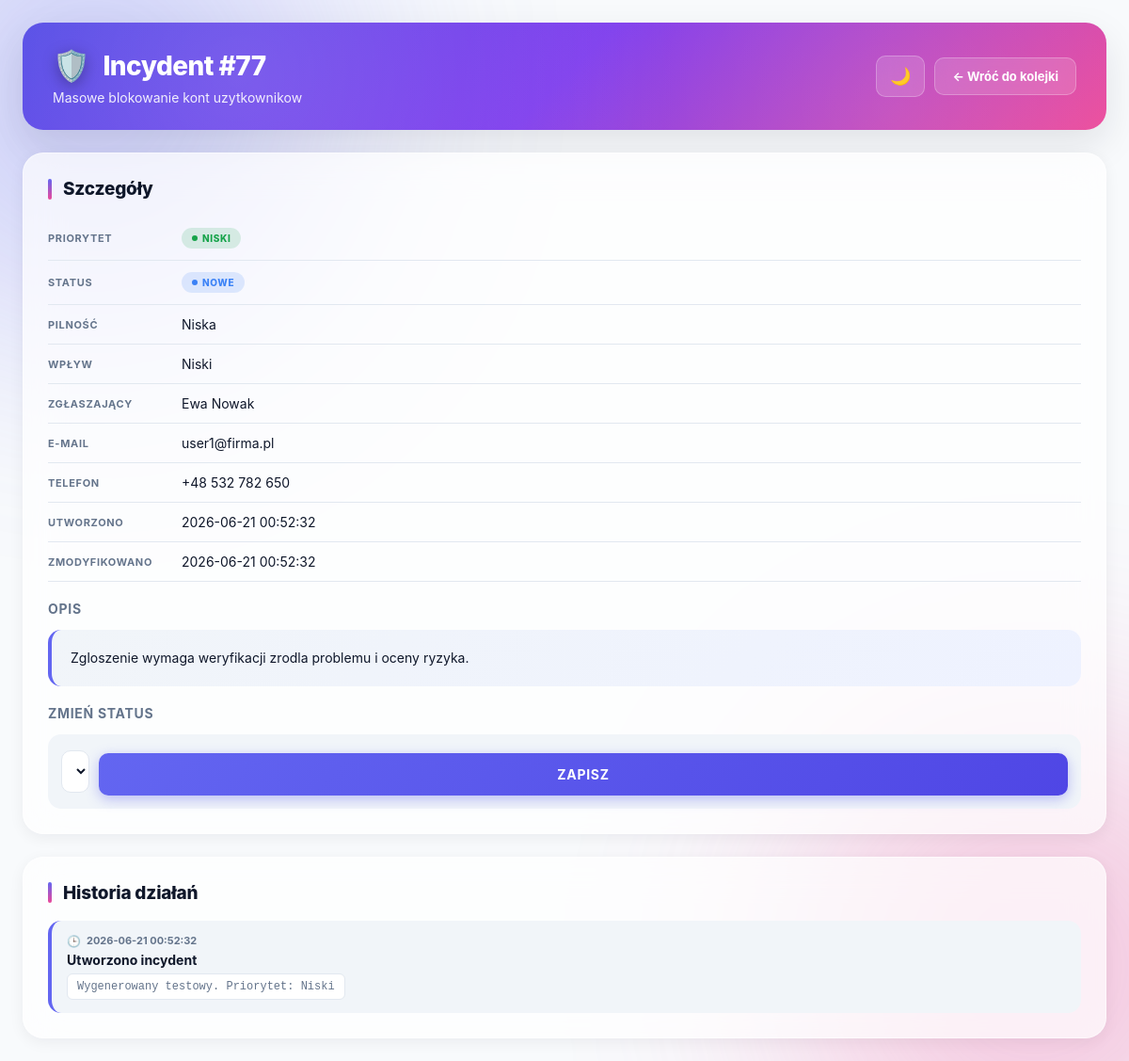
The app's page /incident/77 with its own data.
### tables this page shows
CREATE TABLE incidents (
            id INTEGER PRIMARY KEY AUTOINCREMENT,
            first_name TEXT NOT NULL,
            last_name TEXT NOT NULL,
            email TEXT NOT NULL,
            phone TEXT NOT NULL,
            title TEXT NOT NULL,
            description TEXT NOT NULL,
            urgency TEXT NOT NULL,
            impact TEXT NOT NULL,
            priority TEXT NOT NULL,
            status TEXT NOT NULL DEFAULT 'Nowe',
            created_at TEXT NOT NULL,
            updated_at TEXT NOT NULL
        );

CREATE TABLE audit_log (
            id INTEGER PRIMARY KEY AUTOINCREMENT,
            incident_id INTEGER NOT NULL,
            action TEXT NOT NULL,
            details TEXT,
            created_at TEXT NOT NULL,
            FOREIGN KEY (incident_id) REFERENCES incidents(id)
        );

### app.py (the view)
@app.route("/incident/<int:incident_id>")
def incident_detail(incident_id):
    init_db()
    conn = get_db_connection()
    incident = conn.execute(
        "SELECT * FROM incidents WHERE id = ?", (incident_id,)
    ).fetchone()
    if not incident:
        conn.close()
        abort(404)
    logs = conn.execute(
        "SELECT * FROM audit_log WHERE incident_id = ? ORDER BY id DESC",
        (incident_id,)
    ).fetchall()
    conn.close()
    return render_template(
        "incident.html",
        incident=incident,
        logs=logs,
        statuses=ALLOWED_STATUSES,
    )

### app.py (called while the page is built)
def get_db_connection():
    conn = sqlite3.connect(DB_NAME)
    conn.row_factory = sqlite3.Row
    return conn

### templates/incident.html (shortened to what this page needs)
<!DOCTYPE html>
<html lang="pl">
<head>
    <link rel="stylesheet" href="{{ url_for('static', filename='style.css') }}">
</head>
<body>
<div class="container">
    <header class="page-header">
        <div>
            <h1>Incydent #{{ incident['id'] }}</h1>
            <p>{{ incident['title'] }}</p>
        </div>
        <div class="top-actions">
            <button class="theme-toggle" onclick="toggleTheme()" title="Zmień motyw" id="themeBtn">🌙</button>
            <a class="btn secondary" href="{{ url_for('index') }}">← Wróć do kolejki</a>
        </div>
    </header>
    <div class="layout">
        <section class="panel">
            <h2>Szczegóły</h2>
            <div class="detail-row">
                <span class="detail-label">Priorytet</span>
                <span class="badge
                    {% if incident['priority'] == 'Krytyczny' %}badge-critical
                    {% elif incident['priority'] == 'Wysoki' %}badge-high
                    {% elif incident['priority'] == 'Średni' %}badge-medium
                    {% else %}badge-low{% endif %}">
                    {{ incident['priority'] }}
                </span>
            </div>
            <div class="detail-row">
                <span class="detail-label">Status</span>
                <span class="status-badge status-{{ incident['status']|replace(' ', '-') }}">
                    {{ incident['status'] }}
                </span>
            </div>
            <div class="detail-row"><span class="detail-label">Pilność</span> {{ incident['urgency'] }}</div>
            <div class="detail-row"><span class="detail-label">Wpływ</span> {{ incident['impact'] }}</div>
            <div class="detail-row"><span class="detail-label">Zgłaszający</span>
                {{ incident['first_name'] }} {{ incident['last_name'] }}</div>
            <div class="detail-row"><span class="detail-label">E-mail</span> {{ incident['email'] }}</div>
            <div class="detail-row"><span class="detail-label">Telefon</span> {{ incident['phone'] }}</div>
            <div class="detail-row"><span class="detail-label">Utworzono</span> {{ incident['created_at'] }}</div>
            <div class="detail-row"><span class="detail-label">Zmodyfikowano</span> {{ incident['updated_at'] }}</div>
            <h3 style="margin-top:20px; font-size:14px; text-transform:uppercase; letter-spacing:0.05em; color:var(--text-soft);">Opis</h3>
            <p class="description-box">{{ incident['description'] }}</p>
            <h3 style="margin-top:20px; font-size:14px; text-transform:uppercase; letter-spacing:0.05em; color:var(--text-soft);">Zmień status</h3>
            <form method="POST" action="{{ url_for('update_status', incident_id=incident['id']) }}" class="status-form">
                <select name="status">
                    {% for s in statuses %}
                        <option value="{{ s }}" {% if s == incident['status'] %}selected{% endif %}>{{ s }}</option>
                    {% endfor %}
                </select>
                <button type="submit" class="btn primary">Zapisz</button>
            </form>
        </section>
        <section class="panel">
            <h2>Historia działań</h2>
            {% if logs %}
                <ul class="log-list">
                    {% for log in logs %}
                        <li class="log-item">
                            <div class="log-time">{{ log['created_at'] }}</div>
                            <div class="log-action">{{ log['action'] }}</div>
                            {% if log['details'] %}
                                <div class="log-details">{{ log['details'] }}</div>
                            {% endif %}
                        </li>
                    {% endfor %}
                </ul>
            {% else %}
                <div class="empty">Brak wpisów w historii.</div>
            {% endif %}
        </section>
    </div>
</div>
</body>
</html>

### records on screen
incidents: id "77", title "Masowe blokowanie kont uzytkownikow", priority "NISKI", status "NOWE", urgency "Niska", impact "Niski", first_name "Ewa", last_name "Nowak", email "user1@firma.pl", phone "+48 532 782 650", created_at "2026-06-21 00:52:32", updated_at "2026-06-21 00:52:32", description "Zgloszenie wymaga weryfikacji zrodla problemu i oceny ryzyka.", status "Nowe"
audit_log: created_at "2026-06-21 00:52:32", action "Utworzono incydent", details "Wygenerowany testowy. Priorytet: Niski"
